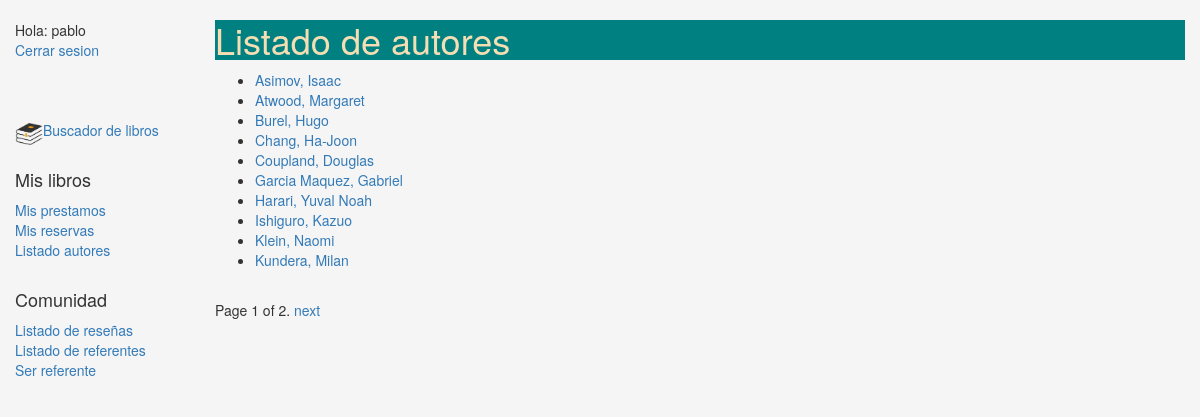
Page /gestion/authors/ (signed in) on the committed database.
### gestion/models.py (models this page shows, shortened)
class Author(models.Model):
    first_name = models.CharField(max_length=100, verbose_name = 'Nombre')
    last_name = models.CharField(max_length=100, verbose_name = 'Apellido')
    class Meta:
        ordering = ['last_name']
    def get_absolute_url(self):
        return reverse('author-detail', args=[str(self.id)]) #Retorna la url para acceder a una instancia particular de un autor.

### gestion/views.py (the view)
# urls.py: path('authors/', views.AuthorListView.as_view(), name = 'authors'),
class AuthorListView(LoginRequiredMixin,generic.ListView):
    model = Author
    paginate_by = 10

### gestion/templates/gestion/author_list.html (shortened to what this page needs)
{% extends "base_generic.html" %}
{% block content %}
    <h1>Listado de autores</h1>
    {% if object_list %}
    <ul>
      {% for author in object_list %}
      <li>
        <a href="{{ author.get_absolute_url }}">{{ author.last_name }}, {{author.first_name}}</a>
      </li>
      {% endfor %}
    </ul>
    {% else %}
      <p>No hay autores ingresados.</p>
    {% endif %}
{% endblock %}

### gestion/templates/base_generic.html (shortened to what this page needs)
<!DOCTYPE html>
<html lang="en">
<head>
  <link rel="stylesheet" href="https://maxcdn.bootstrapcdn.com/bootstrap/3.3.7/css/bootstrap.min.css">
  {% load static %}
  <link rel="stylesheet" href="{% static 'css/styles.css' %}">
</head>
<body>
  <div class="container-fluid">
    <div class="row">
      <div class="col-sm-2">
      {% block sidebar %}
      <ul class="sidebar-nav">
      {% if user.is_authenticated %}
        <li>Hola: {{ user.get_username }}</li>
        <li><a href="{% url 'logout'%}?next={{request.path}}">Cerrar sesion</a></li><br><br><br>
      {% else %}
        <li><a href="{% url 'login'%}?next={{request.path}}">Inciar sesion</a></li><br><br><br>
      {% endif %}
          {% if user.get_username == 'usuario' %}
          <img src="{% static 'home1.png' %}"  style="width: 28px;height: 28px;float: left;" />
          <li><a href="{% url 'index' %}">Buscador de libros</a></li><br>
          <h4>Gestion de libros</h4>
            <li><a href="{% url 'authors' %}">Listado autores</a></li>
            <li><a href="{% url 'all-borrowed' %}">Libros en prestamo</a></li>
            <li><a href="{% url 'most-counted' %}">Libros mas solicitados</a></li>
            <li><a href="{% url 'add-book' %}">Nuevo libro</a></li>
            <li><a href="{% url 'bookinstance' %}">Nueva copia de libro</a></li>
            <li><a href="{% url 'genre' %}">Genero</a></li>
            <li><a href="{% url 'language' %}">Lenguaje</a></li>
            <br>
          <h4>Gestion de miembros</h4>
            <li><a href="{% url 'members' %}">Listado de miembros</a></li>
            <li><a href="{% url 'add-member' %}">Nuevo miembro</a></li>
          {% else %}
            <img src="{% static 'home1.png' %}"  style="width: 28px;height: 28px;float: left;" />
            <li><a href="{% url 'index' %}">Buscador de libros</a></li><br>
            <h4>Mis libros</h4>
            <li><a href="{% url 'my-borrowed' %}">Mis prestamos</a></li>
            <li><a href="{% url 'my-reserved' %}">Mis reservas</a></li>
            <li><a href="{% url 'authors' %}">Listado autores</a></li>
          {% endif %}
          <br><h4>Comunidad</h4>
            <li><a href="{% url 'list-reviews' %}">Listado de reseñas</a></li>
            <li><a href="{% url 'mentor-list' %}">Listado de referentes</a></li>
            {% if user.get_username != 'usuario' %}
              <li><a href="{% url 'be-mentor' %}">Ser referente</a></li>
            {% endif %}
      </ul>
     {% endblock %}
      </div>
      <div class="col-sm-10 ">
      {% block content %}{% endblock %}
      {% block pagination %}
      {% if is_paginated %}
      <div class="pagination">
          <span class="page-links">
              <span class="page-current">
                  Page {{ page_obj.number }} of {{ page_obj.paginator.num_pages }}.
              </span>
              {% if page_obj.has_next %}
                  <a href="{{ request.path }}?page={{ page_obj.next_page_number }}">next</a>
              {% endif %}
          </span>
      </div>
  {% endif %}
{% endblock %}
      </div>
    </div>
  </div>
</body>
</html>

### gestion/static/css/styles.css (style rules this page uses)
.sidebar-nav { margin-top: 20px; padding: 0; list-style: none; }
body { background-color: whitesmoke; }
h1 { background-color: teal; color: wheat; }

### rows in the picture
Author: last_name "Asimov", first_name "Isaac"
Author: last_name "Atwood", first_name "Margaret"
Author: last_name "Burel", first_name "Hugo"
Author: last_name "Chang", first_name "Ha-Joon"
Author: last_name "Coupland", first_name "Douglas"
Author: last_name "Garcia Maquez", first_name "Gabriel"
Author: last_name "Harari", first_name "Yuval Noah"
Author: last_name "Ishiguro", first_name "Kazuo"
Author: last_name "Klein", first_name "Naomi"
Author: last_name "Kundera", first_name "Milan"

### other values in the picture
{{ user.get_username }} "pablo"
{{ page_obj.number }} "1"
{{ page_obj.paginator.num_pages }} "2"
